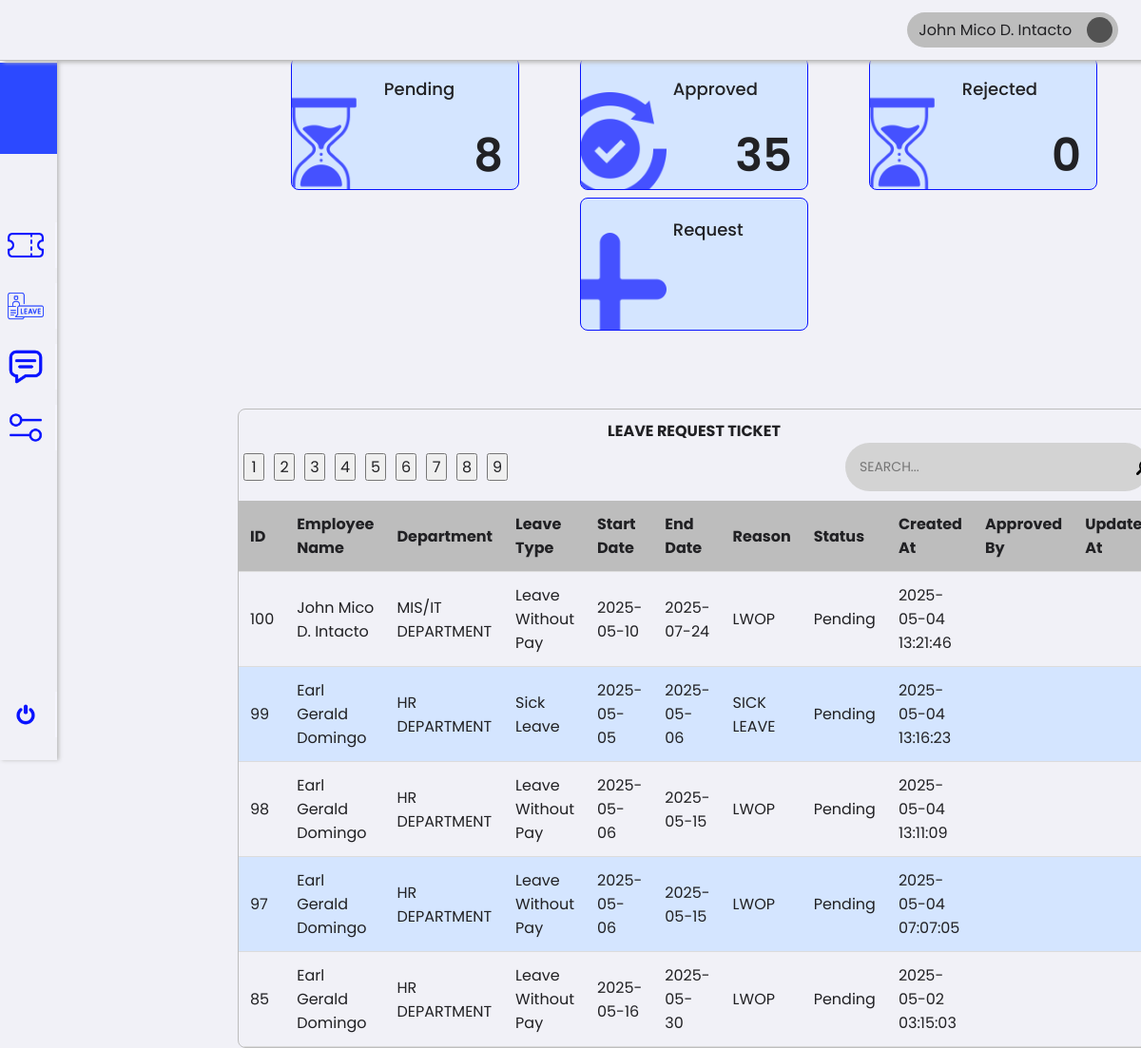
The page /1/employee/leave.php (signed in) on the database its author committed.
### tables this page shows
CREATE TABLE `leave_requests` (
  `id` int(11) NOT NULL,
  `employee_id` int(11) NOT NULL,
  `leave_types` varchar(50) DEFAULT NULL,
  `start_date` date NOT NULL,
  `end_date` date NOT NULL,
  `reason` text NOT NULL,
  `status` enum('Pending','Approved','Rejected') DEFAULT 'Pending',
  `created_at` timestamp NOT NULL DEFAULT current_timestamp(),
  `approved_by` int(11) DEFAULT NULL,
  `updated_at` timestamp NULL DEFAULT NULL ON UPDATE current_timestamp()
);

CREATE TABLE `users` (
  `id` int(11) NOT NULL,
  `name` varchar(255) NOT NULL,
  `email` varchar(255) NOT NULL,
  `password` varchar(255) NOT NULL,
  `role` enum('Employee','HR','HR HEAD','Admin','Super Admin') NOT NULL,
  `department` varchar(255) DEFAULT NULL,
  `status` enum('Active','Inactive') NOT NULL,
  `created_at` timestamp NOT NULL DEFAULT current_timestamp()
);

### 0/includes/platesHrFilter.php (called while the page is built, shortened)
<?php
try {
    require 'db.php';
    $currentUserId = $_SESSION['user_id'] ?? null;
    if ($currentUserId) {
        $sql = "SELECT status, COUNT(*) AS count FROM tickets
                WHERE status IN ('Open', 'In Progress', 'Resolved')
                AND (assigned_to = :userId OR employee_id = :userId)
                GROUP BY status";
        $stmt = $pdo->prepare($sql);
        $stmt->bindParam(':userId', $currentUserId, PDO::PARAM_INT);
        $stmt->execute();
    }
    if ($currentUserId) {
        $countSql = "SELECT COUNT(*) FROM tickets WHERE assigned_to = :userId OR employee_id = :userId";
        $stmt = $pdo->prepare($countSql);
        $stmt->bindParam(':userId', $currentUserId, PDO::PARAM_INT);
        $stmt->execute();
        $sql = "SELECT
                    t.id,
                    e.name AS employee_name,
                    e.department AS employee_department,  -- Fetch the department of the ticket submitter
                    t.subject,
                    t.description,
                    t.status,
                    t.priority,
                    c.name AS category_name,
                    a.name AS assigned_to_name,
                    a.department AS assigned_department, -- Fix department selection
                    t.created_at,
                    t.start_at,
                    t.updated_at
                FROM tickets t
            LEFT JOIN users e ON t.employee_id = e.id  -- Ticket submitter
            LEFT JOIN users a ON t.assigned_to = a.id  -- Assigned user
            LEFT JOIN categories c ON t.category_id = c.id
            WHERE t.assigned_to = :userId OR t.employee_id = :userId
            ORDER BY t.created_at DESC";
        $stmt = $pdo->prepare($sql);
        $stmt->bindParam(':userId', $currentUserId, PDO::PARAM_INT);
        $stmt->execute();
    } else {
        $tickets = [];
        $totalRecords = 0;
    }
} catch (PDOException $e) {
    die("Database connection failed: " . $e->getMessage());
}
$userRole = $_SESSION['role'];
$userId = $_SESSION['user_id'];
try {
    if ($userRole === 'Employee') {
        $stmt = $pdo->prepare("
            SELECT
                lr.id,
                lr.employee_id,
                u.name AS name,
                u.department AS department,
                lr.leave_types,
                lr.start_date,
                lr.end_date,
                lr.reason,
                lr.status,
                lr.created_at,
                approver.name AS approved_by_name,
                lr.updated_at
            FROM leave_requests lr
            LEFT JOIN users u ON lr.employee_id = u.id
            LEFT JOIN users approver ON lr.approved_by = approver.id
            WHERE lr.employee_id = :user_id
            ORDER BY lr.created_at DESC
        ");
        $stmt->bindParam(':user_id', $userId, PDO::PARAM_INT);
    } else {
        $stmt = $pdo->prepare("
            SELECT
                lr.id,
                lr.employee_id,
                u.name AS name,
                u.department AS department,
                lr.leave_types,
                lr.start_date,
                lr.end_date,
                lr.reason,
                lr.status,
                lr.created_at,
                approver.name AS approved_by_name,
                lr.updated_at
            FROM leave_requests lr
            LEFT JOIN users u ON lr.employee_id = u.id
            LEFT JOIN users approver ON lr.approved_by = approver.id
            ORDER BY lr.created_at DESC
        ");
    }
    $stmt->execute();
    $leave_requests = $stmt->fetchAll(PDO::FETCH_ASSOC);
} catch (PDOException $e) {
    error_log("Database Error: " . $e->getMessage());
    $leave_requests = [];
}
$userRole = $_SESSION['role'];
$userId = $_SESSION['user_id'];
try {
    if ($userRole === 'Employee') {
        $stmt = $pdo->prepare("
            SELECT status, COUNT(*) AS count
            FROM leave_requests
            WHERE status IN ('Pending', 'Approved', 'Rejected')
            AND employee_id = :user_id
            GROUP BY status
        ");
        $stmt->bindParam(':user_id', $userId, PDO::PARAM_INT);
    } else {
        $stmt = $pdo->prepare("
            SELECT status, COUNT(*) AS count
            FROM leave_requests
            WHERE status IN ('Pending', 'Approved', 'Rejected')
            GROUP BY status
        ");
    }
    $stmt->execute();
    $leaveCountsStatus = $stmt->fetchAll(PDO::FETCH_ASSOC);
    $statusCountsArray = [];
    foreach ($leaveCountsStatus as $row) {
        $statusCountsArray[$row['status']] = $row['count'];
    }
} catch (PDOException $e) {
    error_log("Database Error: " . $e->getMessage());
    $pendingCount = $approvedCount = $rejectedCount = 0;
}

### 1/employee/leave.php (the view, shortened to what this page needs)
<?php
require_once '../../0/includes/employeeTicket.php';
require_once '../../0/includes/platesHrFilter.php';
?>
<!DOCTYPE html>
<html lang="en">
<head>
    <link rel="stylesheet" href="../../assets/css/framework.css">
    <link rel="stylesheet" href="../../assets/css/hrRepOrder.css">
</head>
<body>
    <div class="container">
        <div class="sideNav">
            <div class="sideNavLogo img-cover"></div>
            <div class="navBtn">
                <div class="navBtnIcon img-contain" style="background-image: url(../../assets/images/icons/ticket.png);"></div>
            </div>
            <div class="navBtn">
                <div class="navBtnIcon img-contain" style="background-image: url(../../assets/images/icons/leave.png);"></div>
            </div>
            <div class="navBtn">
                <div class="navBtnIcon img-contain" style="background-image: url(../../assets/images/icons/chat.png);"></div>
            </div>
            <div class="navBtn">
                <div class="navBtnIcon img-contain" style="background-image: url(../../assets/images/icons/settings.png);"></div>
            </div>
            <div class="navBtn">
                <div class="navBtnIcon img-contain" style="background-image: url(../../assets/images/icons/switch.png);"></div>
            </div>
        </div>
        <div class="content">
            <div class="topNav">
                <div class="account">
                    <div class="accountName">John Doe</div>
                    <div class="accountIcon img-contain"></div>
                </div>
            </div>
            <div class="row plateRow">
                <div class="col plate" id="plate1" data-status="Pending">
                    <div class="plateIcon" style="background-image: url(../../assets/images/icons/hourglass.png);"></div>
                    <div class="plateContent">
                        <div class="plateTitle">Pending</div>
                        <div class="plateValue"><?= htmlspecialchars($statusCountsArray['Pending'] ?? 0) ?></div>
                    </div>
                </div>
                <div class="col plate" id="plate2" data-status="Approved">
                    <div class="plateIcon" style="background-image: url(../../assets/images/icons/ethics.png);"></div>
                    <div class="plateContent">
                        <div class="plateTitle">Approved</div>
                        <div class="plateValue"><?= htmlspecialchars($statusCountsArray['Approved'] ?? 0) ?></div>
                    </div>
                </div>
                <div class="col plate" id="plate3" data-status="Rejected">
                    <div class="plateIcon" style="background-image: url(../../assets/images/icons/hourglass.png);"></div>
                    <div class="plateContent">
                        <div class="plateTitle">Rejected</div>
                        <div class="plateValue"><?= htmlspecialchars($statusCountsArray['Rejected'] ?? 0) ?></div>
                    </div>
                </div>
                <div class="col plate" id="plate4">
                    <div class="plateIcon" style="background-image: url(../../assets/images/icons/add.png);"></div>
                    <div class="plateContent">
                        <div class="plateTitle">Request</div>
                    </div>
                </div>
            </div>
            <br><br>
            <div class="tableContainer">
                <h1 class="table-title">LEAVE REQUEST TICKET</h1>
                <div class="pagination-wrapper">
                    <div class="pagination" id="pageNationID">
                        <div id="paginationControls" class="mt-3"></div>
                    </div>
                    <div class="search-container">
                        <input type="text" id="searchInput" placeholder="SEARCH..." class="search-input">
                        <div class="search-icon">
                            <img src="../../assets/images/icons/search.png" alt="Search">
                        </div>
                    </div>
                </div>
                <table id="leaveTable" class="table">
                    <thead>
                        <tr>
                            <th>ID <i class="fas fa-sort"></i></th>
                            <th>Employee Name <i class="fas fa-sort"></i></th>
                            <th>Department <i class="fas fa-sort"></i></th>
                            <th>Leave Type <i class="fas fa-sort"></i></th>
                            <th>Start Date <i class="fas fa-sort"></i></th>
                            <th>End Date <i class="fas fa-sort"></i></th>
                            <th>Reason <i class="fas fa-sort"></i></th>
                            <th>Status <i class="fas fa-sort"></i></th>
                            <th>Created At <i class="fas fa-sort"></i></th>
                            <th>Approved By <i class="fas fa-sort"></i></th>
                            <th>Updated At <i class="fas fa-sort"></i></th>
                        </tr>
                    </thead>
                    <tbody>
                        <?php if (!empty($leave_requests)): ?>
                            <?php foreach ($leave_requests as $leave): ?>
                                <tr data-id="<?= htmlspecialchars($leave['id']) ?>"
                                    data-employee-id="<?= htmlspecialchars($leave['name']) ?>"
                                    data-department="<?= htmlspecialchars($leave['department']) ?>"
                                    data-leave-type="<?= htmlspecialchars($leave['leave_types']) ?>"
                                    data-start-date="<?= htmlspecialchars($leave['start_date']) ?>"
                                    data-end-date="<?= htmlspecialchars($leave['end_date']) ?>"
                                    data-reason="<?= htmlspecialchars($leave['reason']) ?>"
                                    data-status="<?= htmlspecialchars($leave['status']) ?>"
                                    data-created-at="<?= htmlspecialchars($leave['created_at']) ?>"
                                    data-approved-by="<?= htmlspecialchars($leave['approved_by_name']) ?>"
                                    data-updated-at="<?= htmlspecialchars($leave['updated_at']) ?>">
                                    <td><?= htmlspecialchars($leave['id']) ?></td>
                                    <td><?= htmlspecialchars($leave['name']) ?></td>
                                    <td><?= htmlspecialchars($leave['department']) ?></tdhidden>
                                    <td><?= htmlspecialchars($leave['leave_types']) ?></td>
                                    <td><?= htmlspecialchars($leave['start_date']) ?></td>
                                    <td><?= htmlspecialchars($leave['end_date']) ?></td>
                                    <td><?= htmlspecialchars($leave['reason']) ?></td>
                                    <td><?= htmlspecialchars($leave['status']) ?></td>
                                    <td><?= htmlspecialchars($leave['created_at']) ?></td>
                                    <td><?= htmlspecialchars($leave['approved_by_name']) ?></td>
                                    <td><?= htmlspecialchars($leave['updated_at']) ?></td>
                                </tr>
                            <?php endforeach; ?>
                        <?php else: ?>
                            <tr>
                                <td colspan="10" style="text-align: center;">No Leave Request Found</td>
                            </tr>
                        <?php endif; ?>
                    </tbody>
                </table>
            </div>
        </div>
                                <?php
                                require_once '../../0/includes/db.php';
                                $userId = $_SESSION['user_id'] ?? null;
                                if ($userId) {
                                    $stmt = $pdo->prepare("SELECT
                                        sl AS sick_leave,
                                        sil AS service_incentive_leave,
                                        elc AS earned_leave_credit,
                                        mil AS management_initiated_leave,
                                        ml AS maternity_leave,
                                        pl AS paternity_leave,
                                        spl AS solo_parent_leave,
                                        brl AS bereavement_leave
                                    FROM total_balance
                                    WHERE user_id = :user_id");
                                    $stmt->bindParam(':user_id', $userId, PDO::PARAM_INT);
                                    $stmt->execute();
                                    $leaveBalances = $stmt->fetch(PDO::FETCH_ASSOC);
                                    var_dump($leaveBalances);
                                } else {
                                    echo '<option value="" disabled>User not logged in</option>';
                                }
                                ?>
    </div>
</body>
</html>

### rows shown on the page
leave_requests: id "100", employee.name "John Mico D. Intacto", employee.department "MIS/IT DEPARTMENT", leave_types "Leave Without Pay", start_date "2025-05-10", end_date "2025-07-24", reason "LWOP", status "Pending", created_at "2025-05-04 13:21:46"
leave_requests: id "99", employee.name "Earl Gerald Domingo", employee.department "HR DEPARTMENT", leave_types "Sick Leave", start_date "2025-05-05", end_date "2025-05-06", reason "SICK LEAVE", status "Pending", created_at "2025-05-04 13:16:23"
leave_requests: id "98", employee.name "Earl Gerald Domingo", employee.department "HR DEPARTMENT", leave_types "Leave Without Pay", start_date "2025-05-06", end_date "2025-05-15", reason "LWOP", status "Pending", created_at "2025-05-04 13:11:09"
leave_requests: id "97", employee.name "Earl Gerald Domingo", employee.department "HR DEPARTMENT", leave_types "Leave Without Pay", start_date "2025-05-06", end_date "2025-05-15", reason "LWOP", status "Pending", created_at "2025-05-04 07:07:05"
leave_requests: id "85", employee.name "Earl Gerald Domingo", employee.department "HR DEPARTMENT", leave_types "Leave Without Pay", start_date "2025-05-16", end_date "2025-05-30", reason "LWOP", status "Pending", created_at "2025-05-02 03:15:03"

### other values the page prints
$statusCountsArray['Pending'] "8"
$statusCountsArray['Approved'] "35"
$statusCountsArray['Rejected'] "0"
